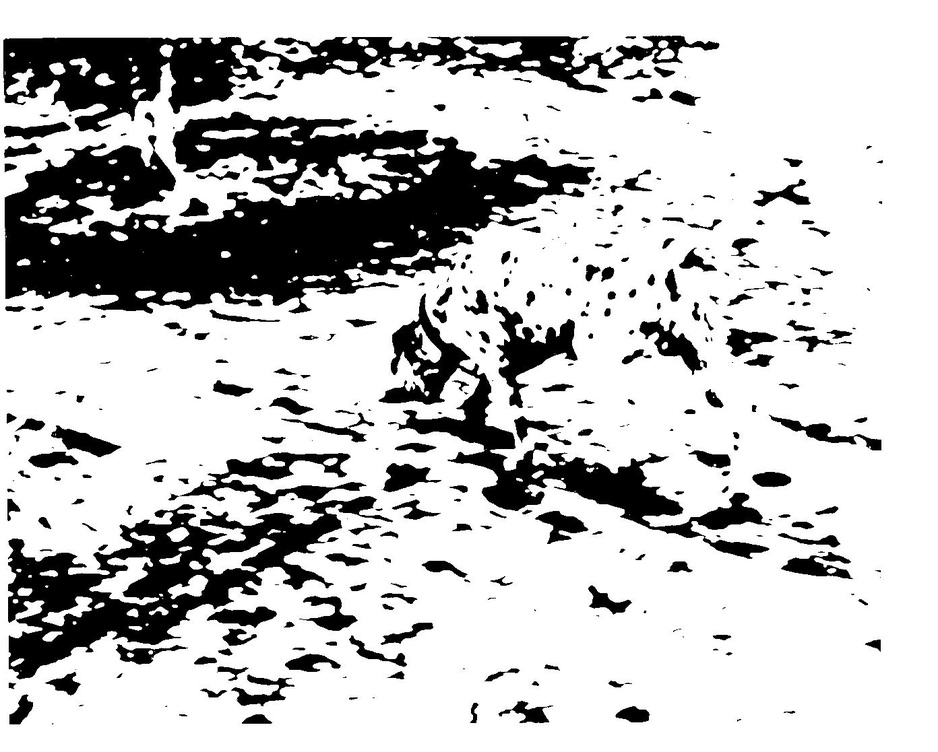
%> input picture DD2423_Lab_Files/Images/dog.jpg, 938 x 752 px, shrunk from 1392 x 1117 before the run
$ octave --eval "result = Lvvtilde(imread('../../DD2423_Lab_Files/Images/dog.jpg'));"   (GNU Octave 9; MATLAB toolbox functions it lacks are replaced by stand-ins)
%> lines starting %> are read from the running program, lines starting %| are printed output that depends on the picture
function Lvv = Lvvtilde(img,shape)
    if (nargin < 2)
        shape = 'same';
    end
Sx = [0,0,0,0,0;
      0,0,0,0,0;
      0,-0.5,0,0.5,0;
      0,0,0,0,0;
      0,0,0,0,0;];
Sy = [0,0,0,0,0;
      0,0,-0.5,0,0;
      0,0,0,0,0;
      0,0,0.5,0,0];
Sxx = [0,0,0,0,0;
       0,0,0,0,0;
       0,1,-2,1,0;
       0,0,0,0,0;
       0,0,0,0,0];
Syy = [0,0,0,0,0;
       0,0,1,0,0;
       0,0,-2,0,0;
       0,0,1,0,0];
Sxy = conv2(Sx,Sy,'same');


Lx = filter2(Sx,img,shape);
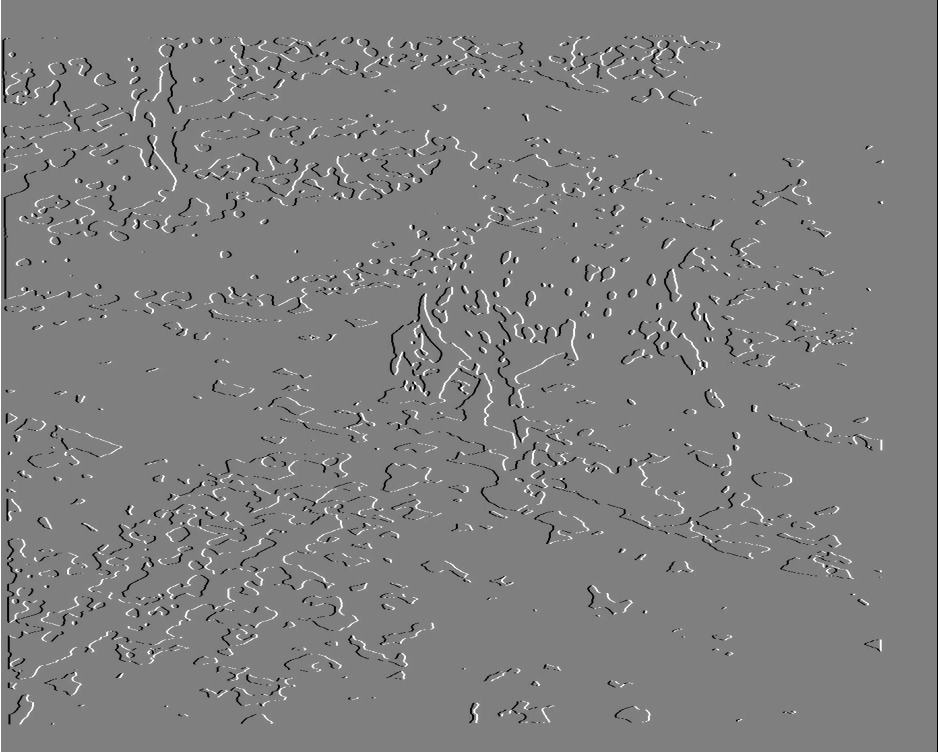
%> Lx: size 752x938 double; min -127.5, max 127.5, mean 0; drawn with min black and max white
Ly = filter2(Sy,img,shape);
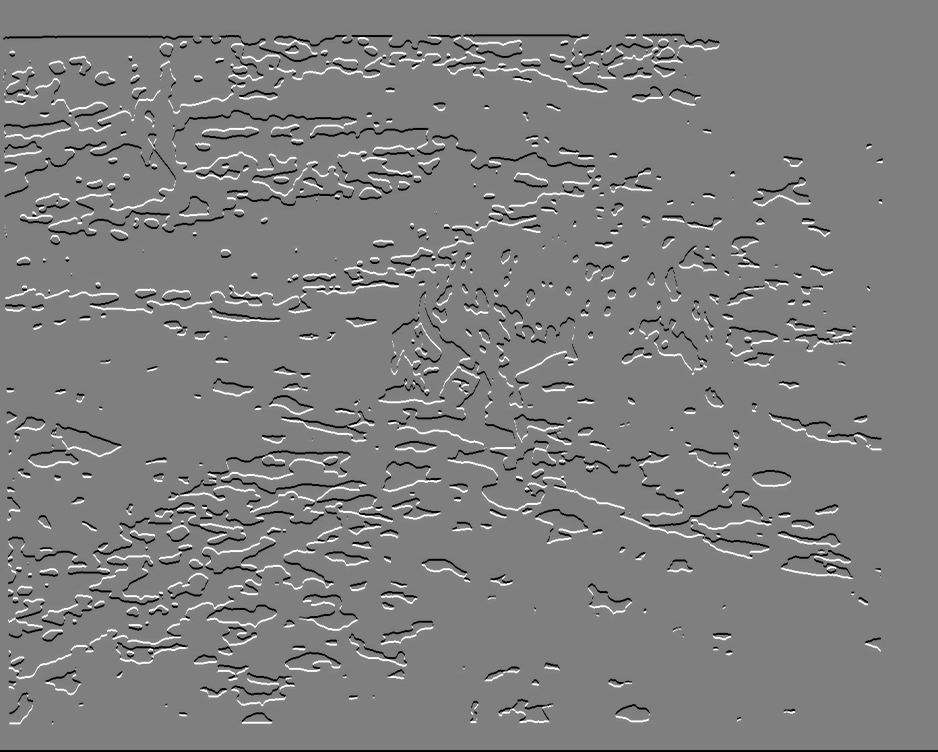
%> Ly: size 752x938 double; min -127.5, max 127.5, mean -0.3; drawn with min black and max white
Lxx = filter2(Sxx,img,shape);
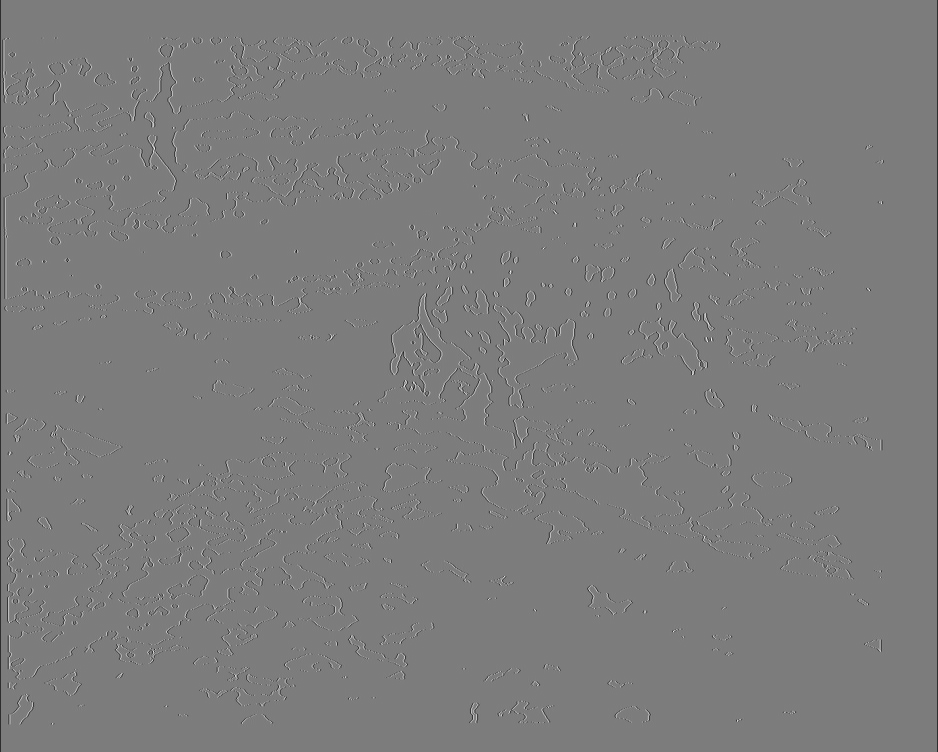
%> Lxx: size 752x938 double; min -404, max 421, mean -0.5; drawn with min black and max white
Lyy = filter2(Syy,img,shape);
Lxy = filter2(Sxy,img,shape);
Lvv = (Lx.^2).* Lxx + 2 * Lx .* Ly .* Lxy + (Ly.^2).*Lyy;
end
